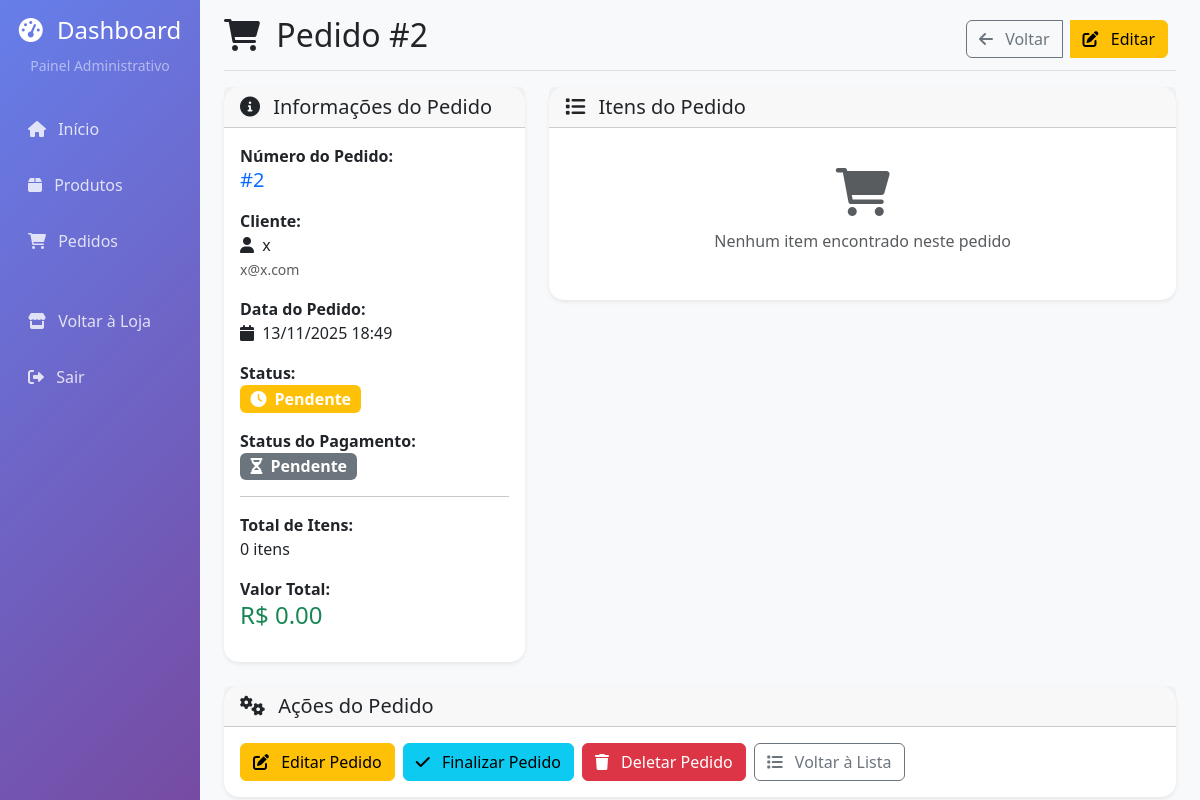
Page /dashboard/pedidos/2/ (signed in) on the committed database.
### carrinho/models.py (models this page shows, shortened)
class Pedido(models.Model):
    usuario = models.ForeignKey(User, on_delete=models.SET_NULL, null=True, blank=True)
    data_pedido = models.DateTimeField(auto_now_add=True)
    completo = models.BooleanField(default=False)
    transaction_id = models.CharField(max_length=100, null=True)
    status_pagamento = models.CharField(max_length=20, default='pendente') # Adicionado campo de status de pagamento
    @property
    def get_carrinho_total(self):
        itempedidos = self.itempedido_set.all()
        total = sum([item.get_total for item in itempedidos])
        return total
    @property
    def get_carrinho_itens(self):
        itempedidos = self.itempedido_set.all()
        total = sum([item.quantidade for item in itempedidos])
        return total

### dashboard/views.py (the view)
# urls.py: path('pedidos/<int:pk>/', views.pedido_detail, name='pedido_detail'),
@login_required
@user_passes_test(is_staff_user)
def pedido_detail(request, pk):
    pedido = get_object_or_404(Pedido, pk=pk)
    itens = pedido.itempedido_set.all()
    context = {
        'pedido': pedido,
        'itens': itens,
    }
    return render(request, 'dashboard/pedido_detail.html', context)

### dashboard/views.py (called while the page is built)
def is_staff_user(user):
    return user.is_staff

### dashboard/templates/dashboard/pedido_detail.html (shortened to what this page needs)
{% extends 'dashboard/base.html' %}
{% block page_title %}
    <i class="fas fa-shopping-cart me-2"></i>
    Pedido #{{ pedido.id }}
{% endblock %}
{% block page_actions %}
    <a href="{% url 'dashboard:pedidos_list' %}" class="btn btn-outline-secondary me-2">
        <i class="fas fa-arrow-left me-2"></i>
        Voltar
    </a>
    <a href="{% url 'dashboard:pedido_update' pedido.id %}" class="btn btn-warning">
        <i class="fas fa-edit me-2"></i>
        Editar
    </a>
{% endblock %}
{% block content %}
    <div class="row">
        <div class="col-lg-4 mb-4">
            <div class="card">
                <div class="card-header">
                    <h5 class="card-title mb-0">
                        <i class="fas fa-info-circle me-2"></i>
                        Informações do Pedido
                    </h5>
                </div>
                <div class="card-body">
                    <div class="mb-3">
                        <strong>Número do Pedido:</strong><br>
                        <span class="h5 text-primary">#{{ pedido.id }}</span>
                    </div>
                    <div class="mb-3">
                        <strong>Cliente:</strong><br>
                        {% if pedido.usuario %}
                            <i class="fas fa-user me-1"></i>
                            {{ pedido.usuario.username }}
                            <br>
                            <small class="text-muted">{{ pedido.usuario.email }}</small>
                        {% else %}
                            <i class="fas fa-user-slash me-1 text-muted"></i>
                            <span class="text-muted">Cliente Anônimo</span>
                        {% endif %}
                    </div>
                    <div class="mb-3">
                        <strong>Data do Pedido:</strong><br>
                        <i class="fas fa-calendar me-1"></i>
                        {{ pedido.data_pedido|date:"d/m/Y H:i" }}
                    </div>
                    <div class="mb-3">
                        <strong>Status:</strong><br>
                        {% if pedido.completo %}
                            <span class="badge bg-success fs-6">
                                <i class="fas fa-check me-1"></i>
                                Finalizado
                            </span>
                        {% else %}
                            <span class="badge bg-warning fs-6">
                                <i class="fas fa-clock me-1"></i>
                                Pendente
                            </span>
                        {% endif %}
                    </div>
                    <div class="mb-3">
                        <strong>Status do Pagamento:</strong><br>
                        {% if pedido.status_pagamento == 'pago' %}
                            <span class="badge bg-success fs-6">
                                <i class="fas fa-credit-card me-1"></i>
                                Pago
                            </span>
                        {% elif pedido.status_pagamento == 'cancelado' %}
                            <span class="badge bg-danger fs-6">
                                <i class="fas fa-times me-1"></i>
                                Cancelado
                            </span>
                        {% else %}
                            <span class="badge bg-secondary fs-6">
                                <i class="fas fa-hourglass-half me-1"></i>
                                Pendente
                            </span>
                        {% endif %}
                    </div>
                    <hr>
                    <div class="mb-3">
                        <strong>Total de Itens:</strong><br>
                        <span class="h6">{{ pedido.get_carrinho_itens }} itens</span>
                    </div>
                    <div class="mb-3">
                        <strong>Valor Total:</strong><br>
                        <span class="h4 text-success">R$ {{ pedido.get_carrinho_total|floatformat:2 }}</span>
                    </div>
                </div>
            </div>
        </div>
        <div class="col-lg-8 mb-4">
            <div class="card">
                <div class="card-header">
                    <h5 class="card-title mb-0">
                        <i class="fas fa-list me-2"></i>
                        Itens do Pedido
                    </h5>
                </div>
                <div class="card-body">
                    {% if itens %}
                        <div class="table-responsive">
                            <table class="table table-hover">
                                <thead class="table-light">
                                    <tr>
                                        <th style="width: 80px;">Imagem</th>
                                        <th>Produto</th>
                                        <th>Preço Unit.</th>
                                        <th>Quantidade</th>
                                        <th>Total</th>
                                    </tr>
                                </thead>
                                <tbody>
                                    {% for item in itens %}
                                    <tr>
                                        <td>
                                            {% if item.produto.imagem %}
                                                <img src="{{ item.produto.imagem.url }}" alt="{{ item.produto.nome }}"
                                                     class="img-thumbnail" style="width: 60px; height: 60px; object-fit: cover;">
                                            {% else %}
                                                <div class="bg-light d-flex align-items-center justify-content-center"
                                                     style="width: 60px; height: 60px;">
                                                    <i class="fas fa-image text-muted"></i>
                                                </div>
                                            {% endif %}
                                        </td>
                                        <td>
                                            <strong>{{ item.produto.nome }}</strong>
                                            <br>
                                            <small class="text-muted">Ref: {{ item.produto.ref }}</small>
                                            <br>
                                            <small class="text-muted">{{ item.produto.descricao|truncatewords:8 }}</small>
                                        </td>
                                        <td>
                                            <strong>R$ {{ item.produto.valor|floatformat:2 }}</strong>
                                        </td>
                                        <td>
                                            <span class="badge bg-info fs-6">{{ item.quantidade }}x</span>
                                        </td>
                                        <td>
                                            <strong class="text-success">R$ {{ item.get_total|floatformat:2 }}</strong>
                                        </td>
                                    </tr>
                                    {% endfor %}
                                </tbody>
                                <tfoot class="table-light">
                                    <tr>
                                        <th colspan="4" class="text-end">Total do Pedido:</th>
                                        <th>
                                            <span class="h5 text-success">R$ {{ pedido.get_carrinho_total|floatformat:2 }}</span>
                                        </th>
                                    </tr>
                                </tfoot>
                            </table>
                        </div>
                    {% else %}
                        <div class="text-center py-4">
                            <i class="fas fa-shopping-cart fa-3x text-muted mb-3"></i>
                            <h6 class="text-muted">Nenhum item encontrado neste pedido</h6>
                        </div>
                    {% endif %}
                </div>
            </div>
        </div>
    </div>
    <div class="row">
        <div class="col-12">
            <div class="card">
                <div class="card-header">
                    <h5 class="card-title mb-0">
                        <i class="fas fa-cogs me-2"></i>
                        Ações do Pedido
                    </h5>
                </div>
                <div class="card-body">
                    <div class="d-flex gap-2 flex-wrap">
                        <a href="{% url 'dashboard:pedido_update' pedido.id %}" class="btn btn-warning">
                            <i class="fas fa-edit me-2"></i>
                            Editar Pedido
                        </a>
                        <button type="button" class="btn btn-info toggle-status"
                                data-pedido-id="{{ pedido.id }}"
                                data-current-status="{{ pedido.completo|yesno:'true,false' }}">
                            {% if pedido.completo %}
                                <i class="fas fa-undo me-2"></i>
                                Reabrir Pedido
                            {% else %}
                                <i class="fas fa-check me-2"></i>
                                Finalizar Pedido
                            {% endif %}
                        </button>
                        <a href="{% url 'dashboard:pedido_delete' pedido.id %}" class="btn btn-danger">
                            <i class="fas fa-trash me-2"></i>
                            Deletar Pedido
                        </a>
                        <a href="{% url 'dashboard:pedidos_list' %}" class="btn btn-outline-secondary">
                            <i class="fas fa-list me-2"></i>
                            Voltar à Lista
                        </a>
                    </div>
                </div>
            </div>
        </div>
    </div>
{% endblock %}

### dashboard/templates/dashboard/base.html (style rules this page uses)
.card { border: none; border-radius: 15px; box-shadow: 0 0.125rem 0.25rem rgba(0, 0, 0, 0.075); transition: transform 0.2s ease, box-shadow 0.2s ease; }

### rows in the picture
Pedido: id "2", usuario.username "x", usuario.email "x@x.com", data_pedido "13/11/2025 18:49", get_carrinho_itens "0", get_carrinho_total "0.00"
